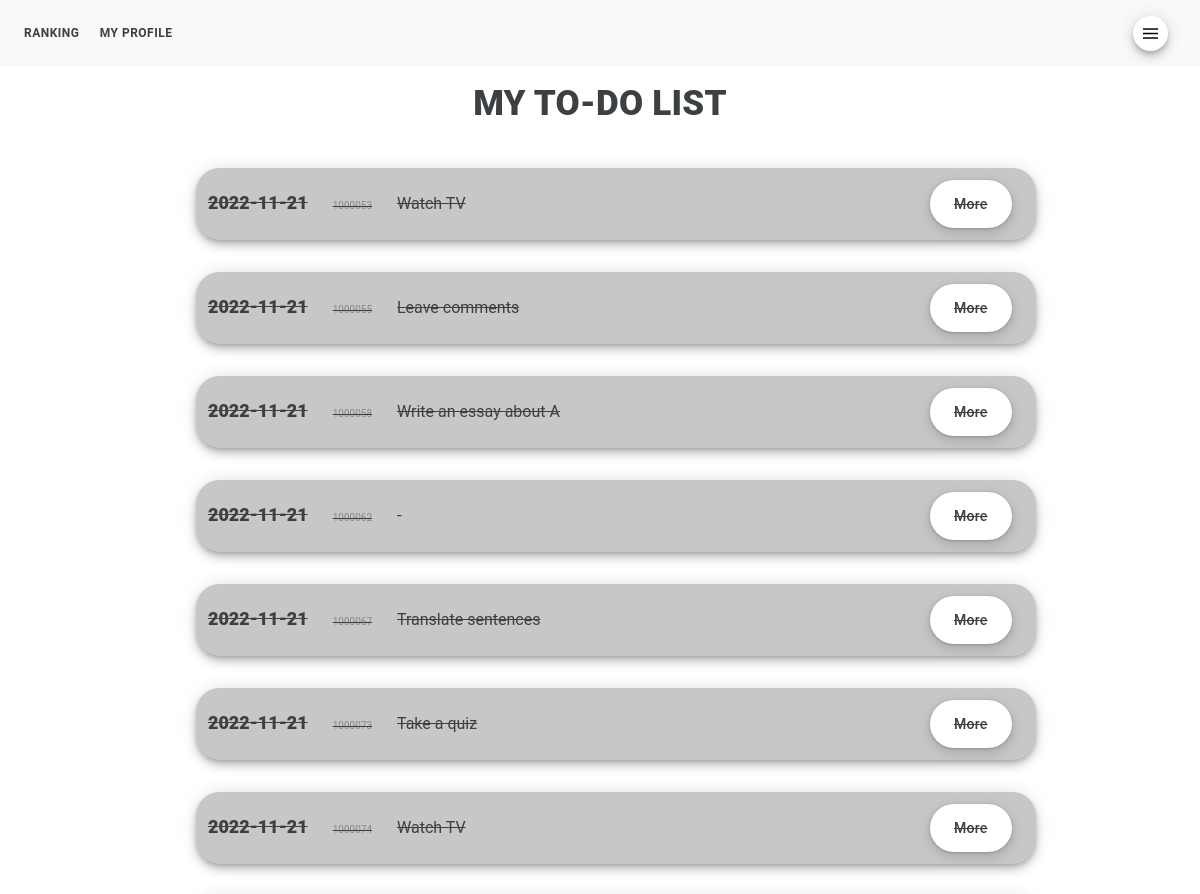
The app's page /assignments.html (signed in, upper part), older data.
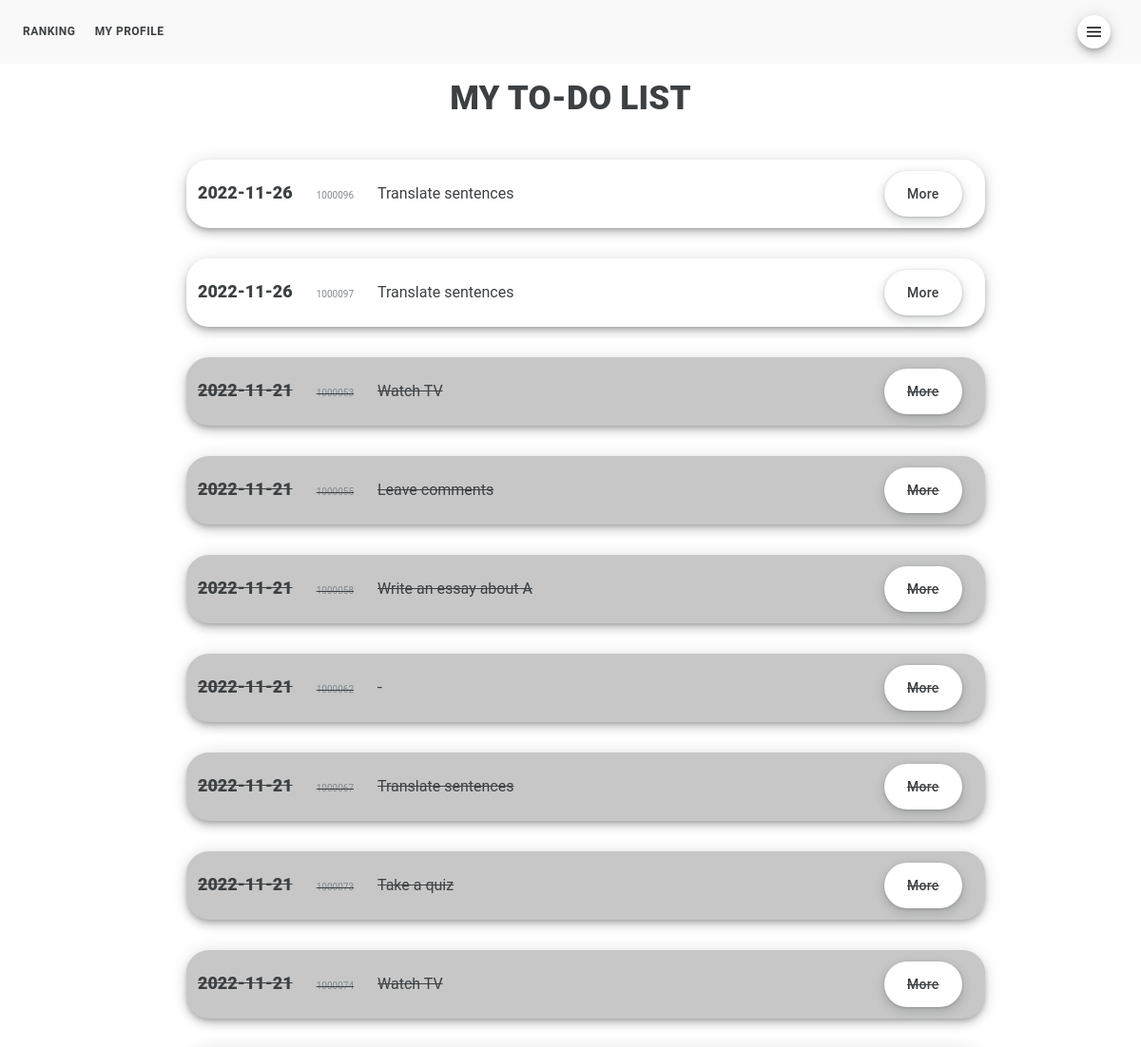
The same page, newer data.
### nieszkolni_app/models.py (models this page shows)
class Curriculum(models.Model):
    item = models.IntegerField(primary_key=True)
    deadline_text = models.CharField(max_length=200, default="")
    deadline_number = models.IntegerField()
    name = models.CharField(max_length=200, default="")
    component_id = models.CharField(max_length=200, default="")
    component_type = models.CharField(max_length=200, default="")
    assignment_type = models.CharField(max_length=200, default="")
    title = models.CharField(max_length=200, default="")
    content = models.TextField(default="")
    matrix = models.CharField(max_length=200, default="")
    resources = models.TextField(default="")
    conditions = models.TextField(default="")
    status = models.CharField(max_length=200, default="uncompleted")
    completion_stamp = models.IntegerField(default=0)
    completion_date = models.IntegerField(default=0)
    submitting_user = models.CharField(max_length=200, default="")
    reference = models.IntegerField(default=0)

### nieszkolni_app/views.py (the view)
# urls.py: path('assignments.html', views.assignments, name="assignments"),
@login_required
def assignments(request):
    if request.user.is_authenticated:
        first_name = request.user.first_name
        last_name = request.user.last_name
        current_user = first_name + " " + last_name
        user_agent = get_user_agent(request)
        score = ActivityManager().calculate_points_this_week(current_user)
        if request.method == "POST":
            item = request.POST["item"]
            return render(request, "assignments.html", {"item": item})
        else:
            uncomplated_assignments = CurriculumManager().display_uncompleted_assignments(current_user)
            complated_assignments = CurriculumManager().display_completed_assignments(current_user)
            if user_agent.is_mobile:
                return render(request, "m_my_to_do_list.html", {
                    "uncomplated_assignments": uncomplated_assignments,
                    "complated_assignments": complated_assignments,
                    "score": score
                    })
            else:
                return render(request, "assignments.html", {
                    "uncomplated_assignments": uncomplated_assignments,
                    "complated_assignments": complated_assignments,
                    "score": score
                    })

### nieszkolni_folder/back_office_manager.py (called while the page is built)
    def display_option_by_command(self, command):
        with connection.cursor() as cursor:
            cursor.execute(f'''
                SELECT value
                FROM nieszkolni_app_option
                WHERE command = '{command}'
                ''')
            data = cursor.fetchone()
            return data

### nieszkolni_folder/curriculum_manager.py (called while the page is built)
    def assignments_from_to(self, client, start, end, status):
        start_number = TimeMachine().date_to_number(start)
        end_number = TimeMachine().date_to_number(end)
        with connection.cursor() as cursor:
            cursor.execute(f'''
                SELECT assignment_type
                FROM nieszkolni_app_curriculum
                WHERE status = '{status}'
                AND name = '{client}'
                AND deadline_number > '{start_number}'
                AND deadline_number <= '{end_number}'
                ''')
            assignments = cursor.fetchall()
            return assignments

### nieszkolni_folder/time_machine.py (called while the page is built)
    def today(self):
        return datetime.now().strftime(today_pattern)

    def date_to_number(self, date):
        if isinstance(date, str):
            end = datetime.strptime(date, today_pattern)
        else:
            end = datetime.strftime(date, today_pattern)
            end = datetime.strptime(end, today_pattern)
        start = "2000-01-01"
        start = datetime.strptime(start, today_pattern)
        difference = end - start
        return int(difference.days)

    def today_number(self):
        today = self.today()
        today_number = self.date_to_number(today)
        return today_number

    def last_sunday(self):
        today = datetime.today()
        weekday = datetime.today().weekday()
        pattern = weekday + 1
        difference = timedelta(days=pattern)
        last_sunday_raw = today - difference
        last_sunday = datetime.strftime(last_sunday_raw, today_pattern)
        return last_sunday

    def this_sunday(self):
        today = datetime.today()
        weekday = datetime.today().weekday()
        pattern = 7 - weekday - 1
        difference = timedelta(days=pattern)
        this_sunday_raw = today + difference
        this_sunday = datetime.strftime(this_sunday_raw, today_pattern)
        return this_sunday

### nieszkolni_app/templates/assignments.html (shortened to what this page needs)
{% extends 'base.html' %}
{% block 'content' %}
{% load static %}
<h1>MY TO-DO LIST</h1>
<div class="list_container">
	<ul class="list">
		{% for uncomplated_assignment in uncomplated_assignments %}
			<form action="{% url 'assignment' %}" method="POST">
				<li class="list_item">
					<div class="list_content">{{ uncomplated_assignment.1 }}</div>
					<div class="list_content_small">{{ uncomplated_assignment.0 }}</div>
					<div class="list_content_inside">{{ uncomplated_assignment.7 }}</div>
					<button type="submit" class="list_button button_main" name="go_to" value="assignment">More</button>
				</li>
			</form>
		{% endfor %}
		{% for complated_assignment in complated_assignments %}
			<form action="{% url 'assignment' %}" method="POST">
				<li class="list_item list_item_complted list_item_crossed">
					<div class="list_content">{{ complated_assignment.1 }}</div>
					<div class="list_content_small">{{ complated_assignment.0 }}</div>
					<div class="list_content_inside">{{ complated_assignment.7 }}</div>
					<button type="submit" class="list_button button_main" name="go_to" value="assignment">More</button>
				</li>
			</form>
		{% endfor %}
	</ul>
</div>
{% endblock %}

### nieszkolni_app/templates/base.html (shortened to what this page needs)
{% load user_agents %}
{% load static %}
{% if request|is_mobile %}
<head>
    <link href="https://cdn.jsdelivr.net/npm/bootstrap@5.1.3/dist/css/bootstrap.min.css" rel="stylesheet">
    <link rel="stylesheet" type="text/css" href="{% static 'styles.css' %}">
    {% if user.is_authenticated %}
    <nav class="m_navigation">
    <div class="m_side_menu" id="main_links">
      <li class="m_navigation_item">
        <a class="m_navigation_link" href="{% url 'ranking'%}">RANKING</a>
      </li>
      <li class="m_navigation_item">
        <a class="m_navigation_link" href="{% url 'profile'%}">MY PROFILE</a>
      </li>
    </div>
    <div class="m_menu">
      <div>
          <button type="button" class="hamburger_menu" onclick="showHideHamburgerMenu()"><img src="{% static '/images/hamburger.png' %}" width="15" height="15"></button>
      </div>
    </div>
    </nav>
    {% else %}
  <nav class="m_navigation">
    <div class="m_side_menu" id="main_links">
    </div>
  </nav>
    {% endif %}
</head>
{% endif %}
</head>
<body>
<div id="main_content">
  {% block 'content' %}
  {% endblock %}
</div>
  </body>
</html>

### nieszkolni_app/static/styles.css (style rules this page uses)
body { height: 100%; margin: 0px; }
a { color: #3c4043; font-weight: 500; text-decoration: none; }
.button_main { align-items: center; appearance: none; background-color: #fff; border-radius: 24px; border-style: none; box-shadow: rgba(0, 0, 0, .2) 0 3px 5px -1px,rgba(0, 0, 0, .14) 0 6px 10px 0,rgba(0, 0, 0, .12) 0 1px 18px 0; box-sizing: border-box; color: #3c4043; cursor: pointer; display: inline-flex; fill: currentcolor; font-family: "Google Sans", Roboto, Arial, sans-serif; font-size: 14px; font-weight: 500; height: 48px; justify-content: center; letter-spacing: .25px; line-height: normal; margin: 1vw; max-width: 100%; overflow: visible; padding: 2px 24px; position: relative; text-align: center; text-decoration: none; text-transform: none; transition: box-shadow 280ms cubic-bezier(.4, 0, .2, 1),opacity 15ms linear 30ms,transform 270ms cubic-bezier(0, 0, .2, 1) 0ms; user-select: none; -webkit-user-select: none; touch-action: manipulation; width: auto; will-change: transform, opacity; z-index: 0; }
.button_main:not(:disabled) { box-shadow: rgba(60, 64, 67, .3) 0 1px 3px 0, rgba(60, 64, 67, .15) 0 4px 8px 3px; }
.list { align-items: center; list-style: none; display: flex; flex-direction: column; justify-content: center; }
.list_item { align-items: baseline; background-color: #fff; border-radius: 24px; border-style: none; box-shadow: rgba(0, 0, 0, .2) 0 3px 5px -1px,rgba(0, 0, 0, .14) 0 6px 10px 0,rgba(0, 0, 0, .12) 0 1px 18px 0; color: #3c4043; display: flex; font-family: "Google Sans", Roboto, Arial, sans-serif; justify-content: center; margin-top: 1vh; margin-bottom: 1vh; padding: 0vh 1vw 0vh 1vw; user-select: none; width: 70vw; }
.list_content { display: inline-flex; color: #3c4043; font-size: 18px; font-weight: 850; }
.list_content_small { display: inline-flex; color: #81898F; font-size: 10px; font-weight: 400; margin-left: 25px; }
.list_content_inside { display: inline-flex; margin-left: 25px; }
.list_button { margin-left: auto; }
.list_item_complted { background-color: #C7C7C7; }
.list_item_crossed { text-decoration: line-through; }
h1 { color: #3c4043; font-family: "Google Sans", Roboto, Arial, sans-serif; font-size: 35px; font-weight: 1000; letter-spacing: .25px; margin-bottom: 35px; text-align: center; }
.m_navigation { background-color: #f9f9f9; display: inline-block; margin-bottom: 1em; padding: 1em 0em 1em 0em; width: 100%; }
.m_menu { display: inline-block; float: right; }
.m_side_menu { float: left; margin-left: 1em; }
.m_navigation_item { align-self: flex-start; display: inline-flex; padding: 0.5em; }
.m_navigation_link { border-radius: 24px; border-style: none; color: #3c4043; font-family: "Google Sans", Roboto, Arial, sans-serif; font-size: 12px; font-weight: 750; letter-spacing: .5px; text-align: center; text-decoration: none; }
.hamburger_menu { background-color: #fff; border-radius: 24px; border-style: none; box-shadow: rgba(0, 0, 0, .2) 0 3px 5px -1px,rgba(0, 0, 0, .14) 0 6px 10px 0,rgba(0, 0, 0, .12) 0 1px 18px 0; cursor: default; float: right; margin-right: 2em; padding: 10px; z-index: 100; }

Row changes from the older to the newer data that the page shows:
added Curriculum: deadline_text "2022-11-26", item "1000096", title "Translate sentences", shown under "MY TO-DO LIST"
added Curriculum: deadline_text "2022-11-26", item "1000097", title "Translate sentences", shown under "MY TO-DO LIST"
